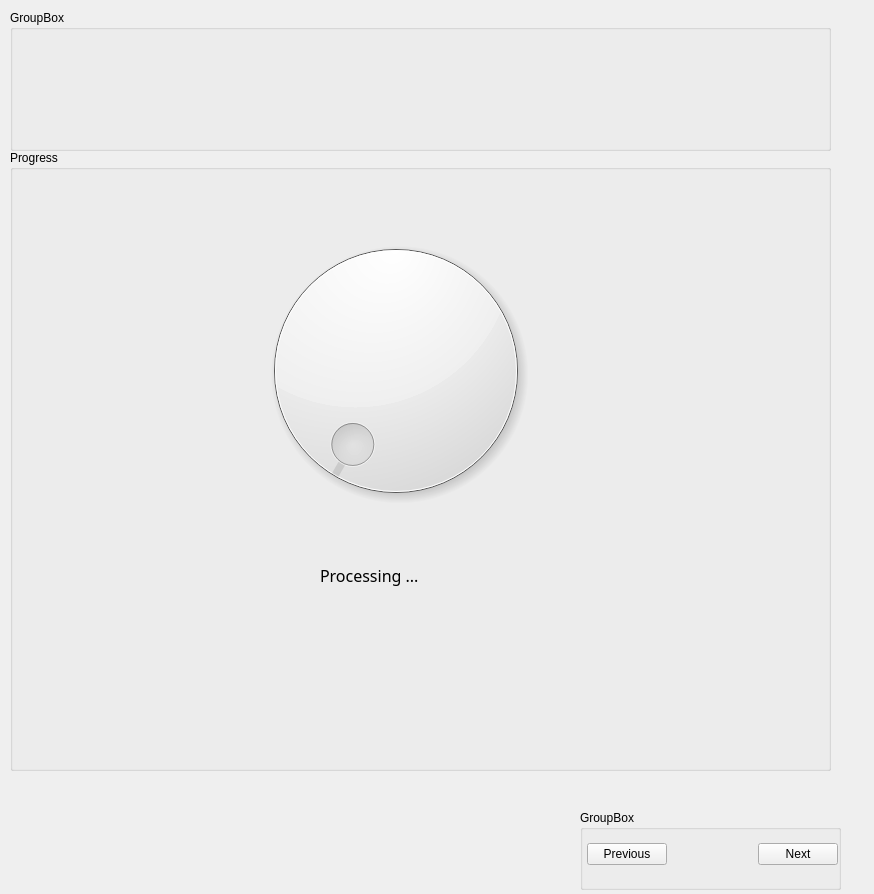
<?xml version="1.0" encoding="UTF-8"?>
<ui version="4.0">
 <class>StackedWidget</class>
 <widget class="QStackedWidget" name="StackedWidget">
  <property name="geometry">
   <rect>
    <x>0</x>
    <y>0</y>
    <width>874</width>
    <height>894</height>
   </rect>
  </property>
  <property name="windowTitle">
   <string>StackedWidget</string>
  </property>
  <property name="currentIndex">
   <number>6</number>
  </property>
  <widget class="QWidget" name="welcomePage">
   <widget class="QGroupBox" name="bannerGroup">
    <property name="geometry">
     <rect>
      <x>10</x>
      <y>10</y>
      <width>821</width>
      <height>141</height>
     </rect>
    </property>
    <property name="title">
     <string>GroupBox</string>
    </property>
    <widget class="QLabel" name="bgLabel">
     <property name="geometry">
      <rect>
       <x>10</x>
       <y>30</y>
       <width>811</width>
       <height>81</height>
      </rect>
     </property>
     <property name="styleSheet">
      <string notr="true"/>
     </property>
     <property name="frameShape">
      <enum>QFrame::NoFrame</enum>
     </property>
     <property name="frameShadow">
      <enum>QFrame::Plain</enum>
     </property>
     <property name="text">
      <string/>
     </property>
    </widget>
   </widget>
   <widget class="QGroupBox" name="mainGroup">
    <property name="geometry">
     <rect>
      <x>10</x>
      <y>150</y>
      <width>821</width>
      <height>621</height>
     </rect>
    </property>
    <property name="title">
     <string>Welcome</string>
    </property>
   </widget>
   <widget class="QGroupBox" name="buttonGroup">
    <property name="geometry">
     <rect>
      <x>580</x>
      <y>810</y>
      <width>261</width>
      <height>80</height>
     </rect>
    </property>
    <property name="title">
     <string>GroupBox</string>
    </property>
    <widget class="QWidget" name="">
     <property name="geometry">
      <rect>
       <x>7</x>
       <y>30</y>
       <width>251</width>
       <height>28</height>
      </rect>
     </property>
     <layout class="QHBoxLayout" name="horizontalLayout">
      <item>
       <widget class="QPushButton" name="prevButton">
        <property name="text">
         <string>Previous</string>
        </property>
       </widget>
      </item>
      <item>
       <spacer name="horizontalSpacer">
        <property name="orientation">
         <enum>Qt::Horizontal</enum>
        </property>
        <property name="sizeHint" stdset="0">
         <size>
          <width>40</width>
          <height>20</height>
         </size>
        </property>
       </spacer>
      </item>
      <item>
       <widget class="QPushButton" name="nextButton">
        <property name="text">
         <string>Next</string>
        </property>
       </widget>
      </item>
     </layout>
    </widget>
   </widget>
  </widget>
  <widget class="QWidget" name="videoLoadPage">
   <widget class="QGroupBox" name="bannerGroup_2">
    <property name="geometry">
     <rect>
      <x>10</x>
      <y>10</y>
      <width>821</width>
      <height>141</height>
     </rect>
    </property>
    <property name="title">
     <string>GroupBox</string>
    </property>
    <widget class="QLabel" name="bgLabel_4">
     <property name="geometry">
      <rect>
       <x>10</x>
       <y>30</y>
       <width>811</width>
       <height>81</height>
      </rect>
     </property>
     <property name="styleSheet">
      <string notr="true"/>
     </property>
     <property name="frameShape">
      <enum>QFrame::NoFrame</enum>
     </property>
     <property name="frameShadow">
      <enum>QFrame::Plain</enum>
     </property>
     <property name="text">
      <string/>
     </property>
    </widget>
   </widget>
   <widget class="QGroupBox" name="buttonGroup_2">
    <property name="geometry">
     <rect>
      <x>580</x>
      <y>810</y>
      <width>261</width>
      <height>80</height>
     </rect>
    </property>
    <property name="title">
     <string>GroupBox</string>
    </property>
    <widget class="QWidget" name="layoutWidget_3">
     <property name="geometry">
      <rect>
       <x>7</x>
       <y>30</y>
       <width>251</width>
       <height>28</height>
      </rect>
     </property>
     <layout class="QHBoxLayout" name="horizontalLayout_4">
      <item>
       <widget class="QPushButton" name="prevButton_4">
        <property name="text">
         <string>Previous</string>
        </property>
       </widget>
      </item>
      <item>
       <spacer name="horizontalSpacer_4">
        <property name="orientation">
         <enum>Qt::Horizontal</enum>
        </property>
        <property name="sizeHint" stdset="0">
         <size>
          <width>40</width>
          <height>20</height>
         </size>
        </property>
       </spacer>
      </item>
      <item>
       <widget class="QPushButton" name="nextButton_4">
        <property name="text">
         <string>Next</string>
        </property>
       </widget>
      </item>
     </layout>
    </widget>
   </widget>
   <widget class="QGroupBox" name="mainGroup_2">
    <property name="geometry">
     <rect>
      <x>10</x>
      <y>150</y>
      <width>821</width>
      <height>621</height>
     </rect>
    </property>
    <property name="title">
     <string>Video</string>
    </property>
    <widget class="Phonon::VolumeSlider" name="volumeSlider" native="true">
     <property name="geometry">
      <rect>
       <x>610</x>
       <y>340</y>
       <width>109</width>
       <height>31</height>
      </rect>
     </property>
     <property name="styleSheet">
      <string notr="true">background-color: rgba(255, 255, 255, 0)</string>
     </property>
    </widget>
    <widget class="Phonon::VideoPlayer" name="videoPlayer" native="true">
     <property name="geometry">
      <rect>
       <x>51</x>
       <y>41</y>
       <width>671</width>
       <height>281</height>
      </rect>
     </property>
     <property name="styleSheet">
      <string notr="true">background-color: rgba(0, 0, 0, 100)</string>
     </property>
    </widget>
    <widget class="Phonon::SeekSlider" name="seekSlider" native="true">
     <property name="geometry">
      <rect>
       <x>60</x>
       <y>400</y>
       <width>661</width>
       <height>20</height>
      </rect>
     </property>
     <property name="styleSheet">
      <string notr="true">background-color: rgba(255, 255, 255, 0)</string>
     </property>
    </widget>
    <widget class="QWidget" name="layoutWidget_9">
     <property name="geometry">
      <rect>
       <x>190</x>
       <y>420</y>
       <width>411</width>
       <height>81</height>
      </rect>
     </property>
     <layout class="QHBoxLayout" name="horizontalLayout_10">
      <item>
       <widget class="QPushButton" name="playButton">
        <property name="text">
         <string>Play</string>
        </property>
       </widget>
      </item>
      <item>
       <spacer name="horizontalSpacer_10">
        <property name="orientation">
         <enum>Qt::Horizontal</enum>
        </property>
        <property name="sizeHint" stdset="0">
         <size>
          <width>40</width>
          <height>20</height>
         </size>
        </property>
       </spacer>
      </item>
      <item>
       <widget class="QPushButton" name="pauseButton">
        <property name="text">
         <string>Pause</string>
        </property>
       </widget>
      </item>
      <item>
       <spacer name="horizontalSpacer_11">
        <property name="orientation">
         <enum>Qt::Horizontal</enum>
        </property>
        <property name="sizeHint" stdset="0">
         <size>
          <width>40</width>
          <height>20</height>
         </size>
        </property>
       </spacer>
      </item>
      <item>
       <widget class="QPushButton" name="stopButton">
        <property name="text">
         <string>Stop</string>
        </property>
       </widget>
      </item>
     </layout>
    </widget>
    <zorder>videoPlayer</zorder>
    <zorder>seekSlider</zorder>
    <zorder>layoutWidget_9</zorder>
    <zorder>volumeSlider</zorder>
   </widget>
  </widget>
  <widget class="QWidget" name="bannerPage">
   <widget class="QGroupBox" name="bannerGroup_3">
    <property name="geometry">
     <rect>
      <x>10</x>
      <y>10</y>
      <width>821</width>
      <height>141</height>
     </rect>
    </property>
    <property name="title">
     <string>GroupBox</string>
    </property>
    <widget class="QLabel" name="bgLabel_5">
     <property name="geometry">
      <rect>
       <x>10</x>
       <y>30</y>
       <width>811</width>
       <height>81</height>
      </rect>
     </property>
     <property name="styleSheet">
      <string notr="true"/>
     </property>
     <property name="frameShape">
      <enum>QFrame::NoFrame</enum>
     </property>
     <property name="frameShadow">
      <enum>QFrame::Plain</enum>
     </property>
     <property name="text">
      <string/>
     </property>
    </widget>
   </widget>
   <widget class="QGroupBox" name="buttonGroup_3">
    <property name="geometry">
     <rect>
      <x>580</x>
      <y>810</y>
      <width>261</width>
      <height>80</height>
     </rect>
    </property>
    <property name="title">
     <string>GroupBox</string>
    </property>
    <widget class="QWidget" name="layoutWidget_4">
     <property name="geometry">
      <rect>
       <x>7</x>
       <y>30</y>
       <width>251</width>
       <height>28</height>
      </rect>
     </property>
     <layout class="QHBoxLayout" name="horizontalLayout_5">
      <item>
       <widget class="QPushButton" name="prevButton_5">
        <property name="text">
         <string>Previous</string>
        </property>
       </widget>
      </item>
      <item>
       <spacer name="horizontalSpacer_5">
        <property name="orientation">
         <enum>Qt::Horizontal</enum>
        </property>
        <property name="sizeHint" stdset="0">
         <size>
          <width>40</width>
          <height>20</height>
         </size>
        </property>
       </spacer>
      </item>
      <item>
       <widget class="QPushButton" name="nextButton_5">
        <property name="text">
         <string>Next</string>
        </property>
       </widget>
      </item>
     </layout>
    </widget>
   </widget>
   <widget class="QGroupBox" name="mainGroup_3">
    <property name="geometry">
     <rect>
      <x>10</x>
      <y>150</y>
      <width>821</width>
      <height>621</height>
     </rect>
    </property>
    <property name="title">
     <string>Banner</string>
    </property>
    <widget class="QWidget" name="layoutWidget_10">
     <property name="geometry">
      <rect>
       <x>51</x>
       <y>312</y>
       <width>731</width>
       <height>81</height>
      </rect>
     </property>
     <layout class="QHBoxLayout" name="horizontalLayout_11">
      <item>
       <widget class="QLabel" name="textLabel">
        <property name="text">
         <string>Add banner text to the video</string>
        </property>
       </widget>
      </item>
      <item>
       <widget class="QLineEdit" name="bannerText">
        <property name="text">
         <string>Banner Text</string>
        </property>
       </widget>
      </item>
     </layout>
    </widget>
    <widget class="QLabel" name="frame">
     <property name="geometry">
      <rect>
       <x>59</x>
       <y>40</y>
       <width>721</width>
       <height>201</height>
      </rect>
     </property>
     <property name="mouseTracking">
      <bool>false</bool>
     </property>
     <property name="autoFillBackground">
      <bool>false</bool>
     </property>
     <property name="styleSheet">
      <string notr="true">background-color: rgba(255, 255, 255, 100)</string>
     </property>
     <property name="frameShape">
      <enum>QFrame::Box</enum>
     </property>
     <property name="frameShadow">
      <enum>QFrame::Sunken</enum>
     </property>
     <property name="text">
      <string/>
     </property>
    </widget>
    <widget class="QLabel" name="bannerLabel">
     <property name="geometry">
      <rect>
       <x>109</x>
       <y>190</y>
       <width>231</width>
       <height>31</height>
      </rect>
     </property>
     <property name="autoFillBackground">
      <bool>false</bool>
     </property>
     <property name="styleSheet">
      <string notr="true">background-color: rgba(200, 240, 240, 100)</string>
     </property>
     <property name="frameShape">
      <enum>QFrame::Box</enum>
     </property>
     <property name="frameShadow">
      <enum>QFrame::Plain</enum>
     </property>
     <property name="text">
      <string>Banner Text</string>
     </property>
    </widget>
    <widget class="QPushButton" name="bannerBtn">
     <property name="geometry">
      <rect>
       <x>51</x>
       <y>261</y>
       <width>731</width>
       <height>31</height>
      </rect>
     </property>
     <property name="text">
      <string>Add Banner</string>
     </property>
    </widget>
    <widget class="QPushButton" name="previewBtn">
     <property name="geometry">
      <rect>
       <x>690</x>
       <y>560</y>
       <width>91</width>
       <height>31</height>
      </rect>
     </property>
     <property name="text">
      <string>Preview ...</string>
     </property>
    </widget>
    <widget class="QWidget" name="">
     <property name="geometry">
      <rect>
       <x>51</x>
       <y>427</y>
       <width>731</width>
       <height>111</height>
      </rect>
     </property>
     <layout class="QGridLayout" name="gridLayout">
      <item row="0" column="0">
       <widget class="QPushButton" name="fontBtn">
        <property name="text">
         <string>Select Font</string>
        </property>
       </widget>
      </item>
      <item row="0" column="1">
       <widget class="QPushButton" name="colorBtn">
        <property name="text">
         <string>Set Font Color</string>
        </property>
       </widget>
      </item>
     </layout>
    </widget>
   </widget>
  </widget>
  <widget class="QWidget" name="timelinePage">
   <widget class="QGroupBox" name="bannerGroup_4">
    <property name="geometry">
     <rect>
      <x>10</x>
      <y>10</y>
      <width>821</width>
      <height>141</height>
     </rect>
    </property>
    <property name="title">
     <string>GroupBox</string>
    </property>
    <widget class="QLabel" name="bgLabel_6">
     <property name="geometry">
      <rect>
       <x>10</x>
       <y>30</y>
       <width>811</width>
       <height>81</height>
      </rect>
     </property>
     <property name="styleSheet">
      <string notr="true"/>
     </property>
     <property name="frameShape">
      <enum>QFrame::NoFrame</enum>
     </property>
     <property name="frameShadow">
      <enum>QFrame::Plain</enum>
     </property>
     <property name="text">
      <string/>
     </property>
    </widget>
   </widget>
   <widget class="QGroupBox" name="buttonGroup_4">
    <property name="geometry">
     <rect>
      <x>580</x>
      <y>810</y>
      <width>261</width>
      <height>80</height>
     </rect>
    </property>
    <property name="title">
     <string>GroupBox</string>
    </property>
    <widget class="QWidget" name="layoutWidget_5">
     <property name="geometry">
      <rect>
       <x>7</x>
       <y>30</y>
       <width>251</width>
       <height>28</height>
      </rect>
     </property>
     <layout class="QHBoxLayout" name="horizontalLayout_6">
      <item>
       <widget class="QPushButton" name="prevButton_6">
        <property name="text">
         <string>Previous</string>
        </property>
       </widget>
      </item>
      <item>
       <spacer name="horizontalSpacer_6">
        <property name="orientation">
         <enum>Qt::Horizontal</enum>
        </property>
        <property name="sizeHint" stdset="0">
         <size>
          <width>40</width>
          <height>20</height>
         </size>
        </property>
       </spacer>
      </item>
      <item>
       <widget class="QPushButton" name="nextButton_6">
        <property name="text">
         <string>Next</string>
        </property>
       </widget>
      </item>
     </layout>
    </widget>
   </widget>
   <widget class="QGroupBox" name="mainGroup_4">
    <property name="geometry">
     <rect>
      <x>10</x>
      <y>150</y>
      <width>821</width>
      <height>621</height>
     </rect>
    </property>
    <property name="title">
     <string>Timeline</string>
    </property>
    <widget class="Phonon::SeekSlider" name="seekSlider_2" native="true">
     <property name="geometry">
      <rect>
       <x>39</x>
       <y>389</y>
       <width>661</width>
       <height>20</height>
      </rect>
     </property>
     <property name="styleSheet">
      <string notr="true">background-color: rgba(255, 255, 255, 0)</string>
     </property>
    </widget>
    <widget class="QWidget" name="layoutWidget_11">
     <property name="geometry">
      <rect>
       <x>169</x>
       <y>409</y>
       <width>411</width>
       <height>81</height>
      </rect>
     </property>
     <layout class="QHBoxLayout" name="horizontalLayout_12">
      <item>
       <widget class="QPushButton" name="playButton_2">
        <property name="text">
         <string>Play</string>
        </property>
       </widget>
      </item>
      <item>
       <spacer name="horizontalSpacer_12">
        <property name="orientation">
         <enum>Qt::Horizontal</enum>
        </property>
        <property name="sizeHint" stdset="0">
         <size>
          <width>40</width>
          <height>20</height>
         </size>
        </property>
       </spacer>
      </item>
      <item>
       <widget class="QPushButton" name="pauseButton_2">
        <property name="text">
         <string>Pause</string>
        </property>
       </widget>
      </item>
      <item>
       <spacer name="horizontalSpacer_13">
        <property name="orientation">
         <enum>Qt::Horizontal</enum>
        </property>
        <property name="sizeHint" stdset="0">
         <size>
          <width>40</width>
          <height>20</height>
         </size>
        </property>
       </spacer>
      </item>
      <item>
       <widget class="QPushButton" name="stopButton_2">
        <property name="text">
         <string>Stop</string>
        </property>
       </widget>
      </item>
     </layout>
    </widget>
    <widget class="Phonon::VolumeSlider" name="volumeSlider_2" native="true">
     <property name="geometry">
      <rect>
       <x>589</x>
       <y>329</y>
       <width>109</width>
       <height>31</height>
      </rect>
     </property>
     <property name="styleSheet">
      <string notr="true">background-color: rgba(255, 255, 255, 0)</string>
     </property>
    </widget>
    <widget class="Phonon::VideoPlayer" name="videoPlayer_2" native="true">
     <property name="geometry">
      <rect>
       <x>30</x>
       <y>30</y>
       <width>671</width>
       <height>281</height>
      </rect>
     </property>
     <property name="styleSheet">
      <string notr="true">background-color: rgba(0, 0, 0, 100)</string>
     </property>
    </widget>
    <widget class="QLabel" name="startTimeLabel">
     <property name="geometry">
      <rect>
       <x>610</x>
       <y>395</y>
       <width>61</width>
       <height>21</height>
      </rect>
     </property>
     <property name="text">
      <string>Start Time</string>
     </property>
    </widget>
    <widget class="QTimeEdit" name="startTimeWidget">
     <property name="geometry">
      <rect>
       <x>610</x>
       <y>420</y>
       <width>121</width>
       <height>21</height>
      </rect>
     </property>
     <property name="displayFormat">
      <string>h:mm:ss</string>
     </property>
    </widget>
    <widget class="QLabel" name="startTimeLabel_2">
     <property name="geometry">
      <rect>
       <x>610</x>
       <y>450</y>
       <width>61</width>
       <height>16</height>
      </rect>
     </property>
     <property name="text">
      <string>End Time</string>
     </property>
    </widget>
    <widget class="QTimeEdit" name="endTimeWidget">
     <property name="geometry">
      <rect>
       <x>610</x>
       <y>470</y>
       <width>121</width>
       <height>21</height>
      </rect>
     </property>
     <property name="displayFormat">
      <string>h:mm:ss</string>
     </property>
    </widget>
   </widget>
  </widget>
  <widget class="QWidget" name="tagPage">
   <widget class="QGroupBox" name="bannerGroup_5">
    <property name="geometry">
     <rect>
      <x>10</x>
      <y>10</y>
      <width>821</width>
      <height>141</height>
     </rect>
    </property>
    <property name="title">
     <string>GroupBox</string>
    </property>
    <widget class="QLabel" name="bgLabel_7">
     <property name="geometry">
      <rect>
       <x>10</x>
       <y>30</y>
       <width>811</width>
       <height>81</height>
      </rect>
     </property>
     <property name="styleSheet">
      <string notr="true"/>
     </property>
     <property name="frameShape">
      <enum>QFrame::NoFrame</enum>
     </property>
     <property name="frameShadow">
      <enum>QFrame::Plain</enum>
     </property>
     <property name="text">
      <string/>
     </property>
    </widget>
   </widget>
   <widget class="QGroupBox" name="mainGroup_5">
    <property name="geometry">
     <rect>
      <x>10</x>
      <y>150</y>
      <width>821</width>
      <height>621</height>
     </rect>
    </property>
    <property name="title">
     <string>Tags</string>
    </property>
    <widget class="QWidget" name="">
     <property name="geometry">
      <rect>
       <x>40</x>
       <y>70</y>
       <width>681</width>
       <height>461</height>
      </rect>
     </property>
     <layout class="QVBoxLayout" name="verticalLayout">
      <item>
       <widget class="QGroupBox" name="seedBox">
        <property name="title">
         <string>Seed Tag</string>
        </property>
        <widget class="QLineEdit" name="seedTagTextBox">
         <property name="geometry">
          <rect>
           <x>30</x>
           <y>80</y>
           <width>211</width>
           <height>21</height>
          </rect>
         </property>
        </widget>
        <widget class="QLabel" name="label">
         <property name="geometry">
          <rect>
           <x>20</x>
           <y>30</y>
           <width>211</width>
           <height>21</height>
          </rect>
         </property>
         <property name="text">
          <string>Enter seed tag to generate multiple tags</string>
         </property>
        </widget>
        <widget class="QPushButton" name="seedTagBtn">
         <property name="geometry">
          <rect>
           <x>260</x>
           <y>72</y>
           <width>111</width>
           <height>31</height>
          </rect>
         </property>
         <property name="text">
          <string>Generate tags</string>
         </property>
        </widget>
       </widget>
      </item>
      <item>
       <widget class="QGroupBox" name="tagsBox">
        <property name="title">
         <string>Tags</string>
        </property>
        <widget class="QTextEdit" name="textEdit">
         <property name="geometry">
          <rect>
           <x>30</x>
           <y>40</y>
           <width>351</width>
           <height>51</height>
          </rect>
         </property>
         <property name="inputMethodHints">
          <set>Qt::ImhNone</set>
         </property>
        </widget>
        <widget class="QLabel" name="label_2">
         <property name="geometry">
          <rect>
           <x>40</x>
           <y>20</y>
           <width>251</width>
           <height>16</height>
          </rect>
         </property>
         <property name="text">
          <string>Comma separated tags. Enter custom tags too</string>
         </property>
        </widget>
       </widget>
      </item>
     </layout>
    </widget>
   </widget>
   <widget class="QGroupBox" name="buttonGroup_5">
    <property name="geometry">
     <rect>
      <x>580</x>
      <y>810</y>
      <width>261</width>
      <height>80</height>
     </rect>
    </property>
    <property name="title">
     <string>GroupBox</string>
    </property>
    <widget class="QWidget" name="layoutWidget_6">
     <property name="geometry">
      <rect>
       <x>7</x>
       <y>30</y>
       <width>251</width>
       <height>28</height>
      </rect>
     </property>
     <layout class="QHBoxLayout" name="horizontalLayout_7">
      <item>
       <widget class="QPushButton" name="prevButton_7">
        <property name="text">
         <string>Previous</string>
        </property>
       </widget>
      </item>
      <item>
       <spacer name="horizontalSpacer_7">
        <property name="orientation">
         <enum>Qt::Horizontal</enum>
        </property>
        <property name="sizeHint" stdset="0">
         <size>
          <width>40</width>
          <height>20</height>
         </size>
        </property>
       </spacer>
      </item>
      <item>
       <widget class="QPushButton" name="nextButton_7">
        <property name="text">
         <string>Next</string>
        </property>
       </widget>
      </item>
     </layout>
    </widget>
   </widget>
  </widget>
  <widget class="QWidget" name="authPage">
   <widget class="QGroupBox" name="bannerGroup_6">
    <property name="geometry">
     <rect>
      <x>10</x>
      <y>10</y>
      <width>821</width>
      <height>141</height>
     </rect>
    </property>
    <property name="title">
     <string>GroupBox</string>
    </property>
    <widget class="QLabel" name="bgLabel_8">
     <property name="geometry">
      <rect>
       <x>10</x>
       <y>30</y>
       <width>811</width>
       <height>81</height>
      </rect>
     </property>
     <property name="styleSheet">
      <string notr="true"/>
     </property>
     <property name="frameShape">
      <enum>QFrame::NoFrame</enum>
     </property>
     <property name="frameShadow">
      <enum>QFrame::Plain</enum>
     </property>
     <property name="text">
      <string/>
     </property>
    </widget>
   </widget>
   <widget class="QGroupBox" name="mainGroup_6">
    <property name="geometry">
     <rect>
      <x>10</x>
      <y>150</y>
      <width>821</width>
      <height>621</height>
     </rect>
    </property>
    <property name="title">
     <string>Authentication</string>
    </property>
    <widget class="QGroupBox" name="uploadBox">
     <property name="geometry">
      <rect>
       <x>70</x>
       <y>80</y>
       <width>581</width>
       <height>431</height>
      </rect>
     </property>
     <property name="title">
      <string>Uploading to video sharing sites</string>
     </property>
     <widget class="QPushButton" name="youtubeBtn">
      <property name="geometry">
       <rect>
        <x>50</x>
        <y>40</y>
        <width>121</width>
        <height>91</height>
       </rect>
      </property>
      <property name="text">
       <string>Youtube</string>
      </property>
     </widget>
     <widget class="QPushButton" name="vimeoBtn">
      <property name="geometry">
       <rect>
        <x>350</x>
        <y>40</y>
        <width>121</width>
        <height>91</height>
       </rect>
      </property>
      <property name="text">
       <string>Vimeo</string>
      </property>
     </widget>
    </widget>
   </widget>
   <widget class="QGroupBox" name="buttonGroup_6">
    <property name="geometry">
     <rect>
      <x>580</x>
      <y>810</y>
      <width>261</width>
      <height>80</height>
     </rect>
    </property>
    <property name="title">
     <string>GroupBox</string>
    </property>
    <widget class="QWidget" name="layoutWidget_7">
     <property name="geometry">
      <rect>
       <x>7</x>
       <y>30</y>
       <width>251</width>
       <height>28</height>
      </rect>
     </property>
     <layout class="QHBoxLayout" name="horizontalLayout_8">
      <item>
       <widget class="QPushButton" name="prevButton_8">
        <property name="text">
         <string>Previous</string>
        </property>
       </widget>
      </item>
      <item>
       <spacer name="horizontalSpacer_8">
        <property name="orientation">
         <enum>Qt::Horizontal</enum>
        </property>
        <property name="sizeHint" stdset="0">
         <size>
          <width>40</width>
          <height>20</height>
         </size>
        </property>
       </spacer>
      </item>
      <item>
       <widget class="QPushButton" name="nextButton_8">
        <property name="text">
         <string>Next</string>
        </property>
       </widget>
      </item>
     </layout>
    </widget>
   </widget>
  </widget>
  <widget class="QWidget" name="progressPage">
   <widget class="QGroupBox" name="bannerGroup_7">
    <property name="geometry">
     <rect>
      <x>10</x>
      <y>10</y>
      <width>821</width>
      <height>141</height>
     </rect>
    </property>
    <property name="title">
     <string>GroupBox</string>
    </property>
    <widget class="QLabel" name="bgLabel_9">
     <property name="geometry">
      <rect>
       <x>10</x>
       <y>30</y>
       <width>811</width>
       <height>81</height>
      </rect>
     </property>
     <property name="styleSheet">
      <string notr="true"/>
     </property>
     <property name="frameShape">
      <enum>QFrame::NoFrame</enum>
     </property>
     <property name="frameShadow">
      <enum>QFrame::Plain</enum>
     </property>
     <property name="text">
      <string/>
     </property>
    </widget>
   </widget>
   <widget class="QGroupBox" name="mainGroup_7">
    <property name="geometry">
     <rect>
      <x>10</x>
      <y>150</y>
      <width>821</width>
      <height>621</height>
     </rect>
    </property>
    <property name="title">
     <string>Progress</string>
    </property>
    <widget class="QLabel" name="loadingLabel">
     <property name="geometry">
      <rect>
       <x>310</x>
       <y>400</y>
       <width>161</width>
       <height>51</height>
      </rect>
     </property>
     <property name="font">
      <font>
       <family>Abyssinica SIL</family>
       <pointsize>12</pointsize>
      </font>
     </property>
     <property name="text">
      <string>Processing ...</string>
     </property>
    </widget>
    <widget class="QDial" name="animatedDial">
     <property name="geometry">
      <rect>
       <x>170</x>
       <y>70</y>
       <width>431</width>
       <height>301</height>
      </rect>
     </property>
    </widget>
   </widget>
   <widget class="QGroupBox" name="buttonGroup_7">
    <property name="geometry">
     <rect>
      <x>580</x>
      <y>810</y>
      <width>261</width>
      <height>80</height>
     </rect>
    </property>
    <property name="title">
     <string>GroupBox</string>
    </property>
    <widget class="QWidget" name="layoutWidget_8">
     <property name="geometry">
      <rect>
       <x>7</x>
       <y>30</y>
       <width>251</width>
       <height>28</height>
      </rect>
     </property>
     <layout class="QHBoxLayout" name="horizontalLayout_9">
      <item>
       <widget class="QPushButton" name="prevButton_9">
        <property name="text">
         <string>Previous</string>
        </property>
       </widget>
      </item>
      <item>
       <spacer name="horizontalSpacer_9">
        <property name="orientation">
         <enum>Qt::Horizontal</enum>
        </property>
        <property name="sizeHint" stdset="0">
         <size>
          <width>40</width>
          <height>20</height>
         </size>
        </property>
       </spacer>
      </item>
      <item>
       <widget class="QPushButton" name="nextButton_9">
        <property name="text">
         <string>Next</string>
        </property>
       </widget>
      </item>
     </layout>
    </widget>
   </widget>
  </widget>
 </widget>
 <customwidgets>
  <customwidget>
   <class>Phonon::VideoPlayer</class>
   <extends>QWidget</extends>
   <header location="global">phonon/videoplayer.h</header>
  </customwidget>
  <customwidget>
   <class>Phonon::SeekSlider</class>
   <extends>QWidget</extends>
   <header location="global">phonon/seekslider.h</header>
  </customwidget>
  <customwidget>
   <class>Phonon::VolumeSlider</class>
   <extends>QWidget</extends>
   <header location="global">phonon/volumeslider.h</header>
  </customwidget>
 </customwidgets>
 <resources/>
 <connections/>
</ui>
